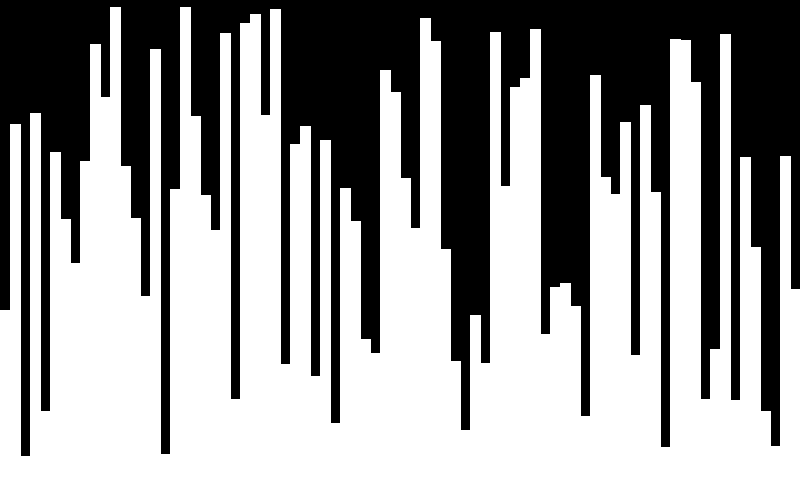
Frame 1 (no input)
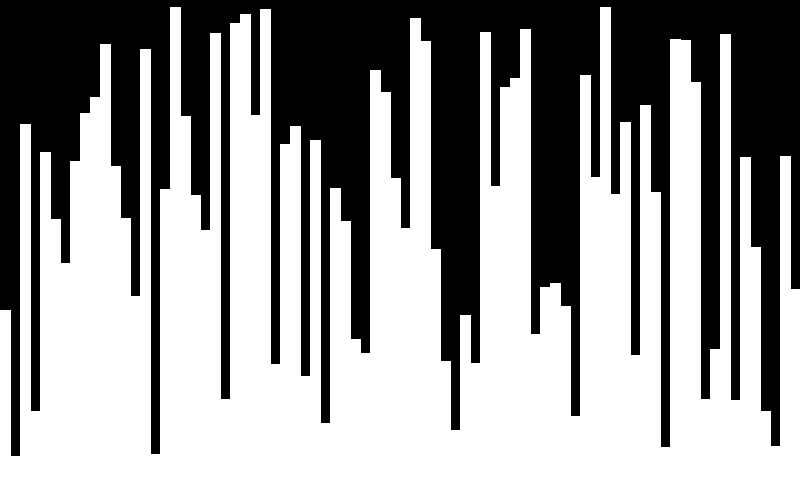
Frame 60 (the mouse pressed at the canvas centre just before this capture)
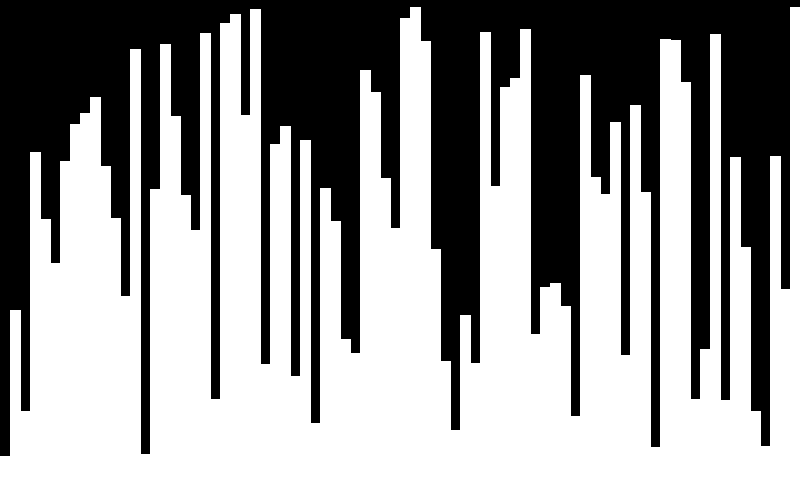
Frame 120 (the mouse held since frame 60 and released just before this capture)

The Processing sketch that drew these frames (run headless with seeded random() and noise(); from frame 60 on, the mouse is pressed at the canvas centre):

// Processing sketch: Bubble_Sort
// ── Bubble_Sort.pde
float[] values;
int dx = 10;
int i = 0;
int j = 0;


void swap(float[] arr, int a, int b) {
  float temp = arr[a];
   arr[a] = arr[b];
   arr[b] = temp;
   delay(0); //change delay
 }

void setup() {
  size(800,500);
  values = new float[width/dx];
  for(int i = 0; i < values.length; i++) {
    values[i] = random(height - 20);
  }

  for (int i = 0; i< values.length; i++) {
   for(int j=0; j < values.length -i -1; j++) {
   }
 }
}

void draw() {
  background(0);
  
  float a = values[j];
  float b = values[j+1];
   if(a<b) {
     swap(values, j, j+1);
   } 
   
   if(i < values.length) {
   j = j + 1;
   if(j >= values.length - i - 1) {
     j = 0;
     i = i + 1;
   }
  }
   
   else {
     textSize(40);
     fill(20, 201, 68);
     text(i * (i-1) / 2 + " Comparisons!", 20, 100);
     noLoop();
   }
 
  for(int i = 0; i < values.length; i++) {
    stroke(255);
    strokeWeight(1);
    rect(dx * i, height, dx, -height + values[i]);
   }
 }
